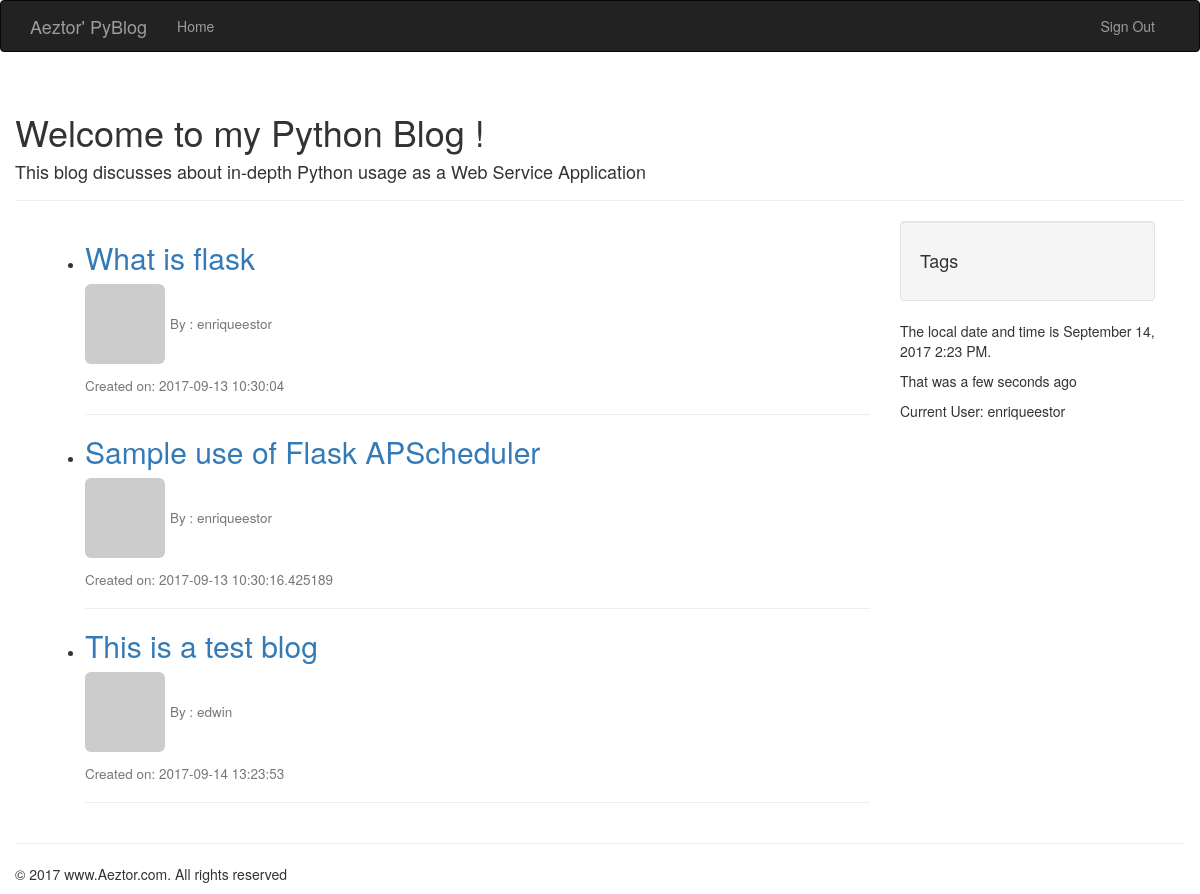
Page /home (signed in) on the committed database.
### main/models/post.py (models this page shows)
class Post(db.Model):
    __tablename__ = 'posts'
    id = db.Column(db.Integer, primary_key=True)
    title = db.Column(db.String(100))
    body = db.Column(db.Text)
    timestamp = db.Column(db.DateTime, index=True, default=datetime.utcnow())
    author_id = db.Column(db.Integer, db.ForeignKey('users.id'))

### main/models/user.py (models this page shows, shortened)
class User(UserMixin, db.Model):
    __tablename__ = 'users'
    id = db.Column(db.Integer, primary_key=True)
    email = db.Column(db.String(64), unique=True, index=True)
    username = db.Column(db.String(64), unique=True, index=True)
    password_hash = db.Column(db.String(128))
    role_id = db.Column(db.Integer, db.ForeignKey('roles.id'))
    posts = db.relationship('Post', backref='author', lazy='dynamic')
    @property
    def password(self):
        raise AttributeError('password is not a readable attribute')
    def gravatar(self, size=100, default='identicon', rating='g'):
        if request.is_secure:
            url = 'https://secure.gravatar.com/avatar'
        else:
            url = 'http://www.gravatar.com/avatar'
            hash = hashlib.md5(self.email.encode('utf-8')).hexdigest()
        return '{url}/{hash}?s={size}&d={default}&r={rating}'.format(url=url, hash=hash, size=size, default=default,
                                                                     rating=rating)

### main/controllers/main.py (the view)
@main.route('/')
@main.route('/home')
@login_required
def home():
    data = {}
    posts = Post.query.all()
    '''
    for post in posts:
        data[post.id] = {'id': post.id,
                         'title': post.title,
                         'body': post.body,
                         'timestamp': post.timestamp,
                         'username': post.users.username
                         }
    '''
    return render_template('home.html', posts=posts, current_time=dt.utcnow())

### main/models/user.py (called while the page is built)
@login_manager.user_loader
def load_user(user_id):
    return User.query.get(int(user_id))

### main/templates/home.html
{% extends 'base.html' %}
{% block content_title %}
<h1> Welcome to my Python Blog ! </h1>
<h4> This blog discusses about in-depth Python usage as a Web Service Application </h4>
{% endblock %}
{% block page_content %}
<div>
    <ul class="posts">
        {% for post in posts %}
        <li class="post">
            <div class="profile-thumbnail">
                <h2>
                    <a href="{{ url_for('posts.post', id=post.id) }}"> {{ post.title }} </a>
                </h2>
                <h4>
                    <img class="img-rounded profile-thumbnal" src={{ post.author.gravatar(size=40) }}>
                    <small> By : {{ post.author.username }}</small>
                </h4>
                <h4>
                    <small> Created on: {{ post.timestamp }}</small>
                </h4>
            </div>
        </li>
        <hr>
        {% endfor %}
    </ul>
</div>
{% endblock %}
{% block sidebar %}
<div class="top-pad">
    <ul class="well nav nav-list">
        <li><h4>Tags</h4></li>
    </ul>
    <p>The local date and time is {{ moment(current_time).format('LLL') }}.</p>
    <p>That was {{ moment(current_time).fromNow(refresh=True) }}</p>
    {% if current_user.is_authenticated %}
    <p> Current User: {{ current_user.username }} </p>
    {% else %}
    <p> Current User: Stranger </p>
    {% endif %}
</div>
{% endblock %}

### rows in the picture
Post: title "What is flask", author.username "enriqueestor", timestamp "2017-09-13 10:30:04"
Post: title "Sample use of Flask APScheduler", author.username "enriqueestor", timestamp "2017-09-13 10:30:16.425189"
Post: title "This is a test blog", author.username "edwin", timestamp "2017-09-14 13:23:53"
User: username "enriqueestor"
